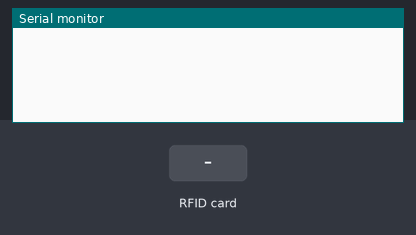
A sketch run on a simulated Arduino Uno, built with avr-gcc and run on an emulated ATmega328P. On the bench: the last lines printed to the serial monitor. The test bench sets the inputs (shaded band).

Above: at 1.2 s.
1.3 s: RFID card 5E 7A 19 C4 held to the reader
At 1.9 s:
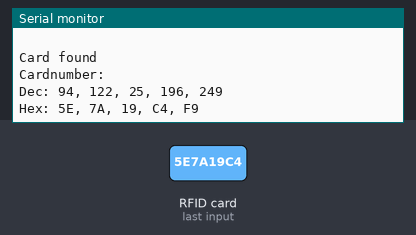
2.8 s: RFID card 5E 7A 19 C4 held to the reader
At 3.3 s:
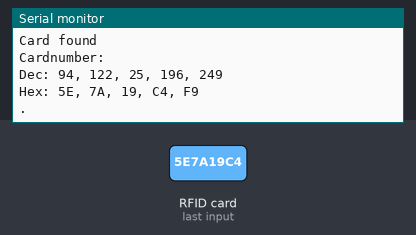

Measured:
- after the input at 1.3 s, the serial monitor: prints a new line at once (image 1)
- after the input at 2.8 s, the serial monitor: prints a new line at once (image 2)

The sketch:

sketch_jul26b.ino
```cpp
#include <RFID.h>
#include <SPI.h>
#define SS_PIN 10
#define RST_PIN 9

RFID rfid(SS_PIN, RST_PIN);

// Данные о номере карты храняться в 5 переменных, будем запоминать их, чтобы проверять, считывали ли мы уже такую карту
    int serNum0;
    int serNum1;
    int serNum2;
    int serNum3;
    int serNum4;

void setup()
{
  Serial.begin(9600);
 SPI.begin();
  rfid.init();

}

void loop()
{
    if (rfid.isCard()) {
        if (rfid.readCardSerial()) { // Сравниваем номер карты с номером предыдущей карты
            if (rfid.serNum[0] != serNum0
                && rfid.serNum[1] != serNum1
                && rfid.serNum[2] != serNum2
                && rfid.serNum[3] != serNum3
                && rfid.serNum[4] != serNum4
            ) {
                /* Если карта - новая, то считываем*/
                Serial.println(" ");
                Serial.println("Card found");
                serNum0 = rfid.serNum[0];
                serNum1 = rfid.serNum[1];
                serNum2 = rfid.serNum[2];
                serNum3 = rfid.serNum[3];
                serNum4 = rfid.serNum[4];

                //Выводим номер карты
                Serial.println("Cardnumber:");
                Serial.print("Dec: ");
  Serial.print(rfid.serNum[0],DEC);
                Serial.print(", ");
  Serial.print(rfid.serNum[1],DEC);
                Serial.print(", ");
  Serial.print(rfid.serNum[2],DEC);
                Serial.print(", ");
  Serial.print(rfid.serNum[3],DEC);
                Serial.print(", ");
  Serial.print(rfid.serNum[4],DEC);
                Serial.println(" ");

                Serial.print("Hex: ");
  Serial.print(rfid.serNum[0],HEX);
                Serial.print(", ");
  Serial.print(rfid.serNum[1],HEX);
                Serial.print(", ");
  Serial.print(rfid.serNum[2],HEX);
                Serial.print(", ");
  Serial.print(rfid.serNum[3],HEX);
                Serial.print(", ");
  Serial.print(rfid.serNum[4],HEX);
                Serial.println(" ");
             } else {
               /* Если это уже считанная карта, просто выводим точку */
               Serial.print(".");
             }
          }
    }

    rfid.halt();
}
```
